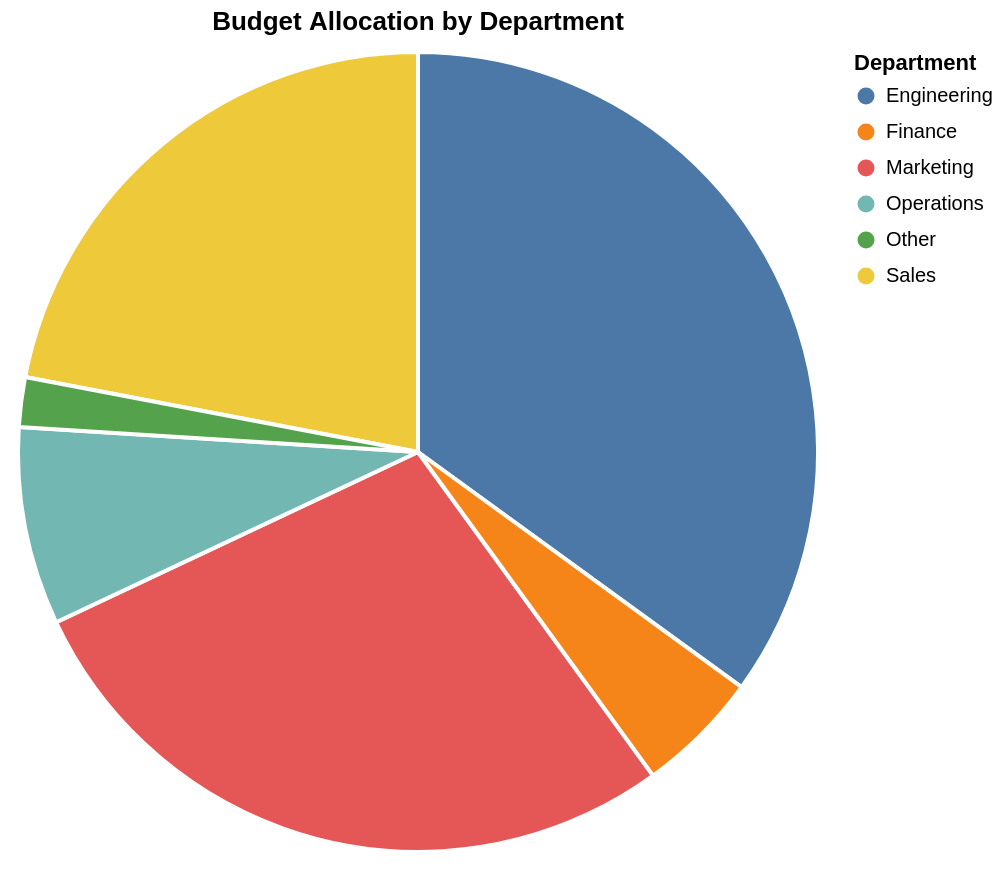

Here is the Vega-Lite specification saved for this chart:
### Vega-Lite specification from a JSON file in a GitHub repository (floating-point values rounded to 4 significant figures)
{"$schema": "https://vega.github.io/schema/vega-lite/v6.json", "_metadata": {"dataFormat": "Array of objects with 'category' (nominal) and 'value' (quantitative) fields. Each object represents one slice.", "customization": ["Replace 'values' array with your data", "Change field names in encoding.theta.field, encoding.color.field, and tooltip fields", "Set mark.innerRadius > 0 (e.g., 50) to create a donut chart", "Update encoding.color.legend.title for your category label", "Modify title and description for your context"]}, "title": "Budget Allocation by Department", "description": "Pie chart showing budget allocation across 6 departments: Engineering 35%, Marketing 28%, Sales 22%, Operations 8%, Finance 5%, and Other 2%. Total budget: $1,000,000.", "width": 400, "height": 400, "data": {"values": [{"category": "Engineering", "value": 350000}, {"category": "Marketing", "value": 280000}, {"category": "Sales", "value": 220000}, {"category": "Operations", "value": 80000}, {"category": "Finance", "value": 50000}, {"category": "Other", "value": 20000}]}, "mark": {"type": "arc", "tooltip": true, "innerRadius": 0, "stroke": "white", "strokeWidth": 2}, "encoding": {"theta": {"field": "value", "type": "quantitative", "stack": true}, "color": {"field": "category", "type": "nominal", "scale": {"scheme": "tableau10"}, "legend": {"title": "Department", "orient": "right"}}, "tooltip": [{"field": "category", "type": "nominal", "title": "Department"}, {"field": "value", "type": "quantitative", "title": "Budget ($)", "format": "$,.0f"}]}, "config": {"view": {"stroke": null}}}
